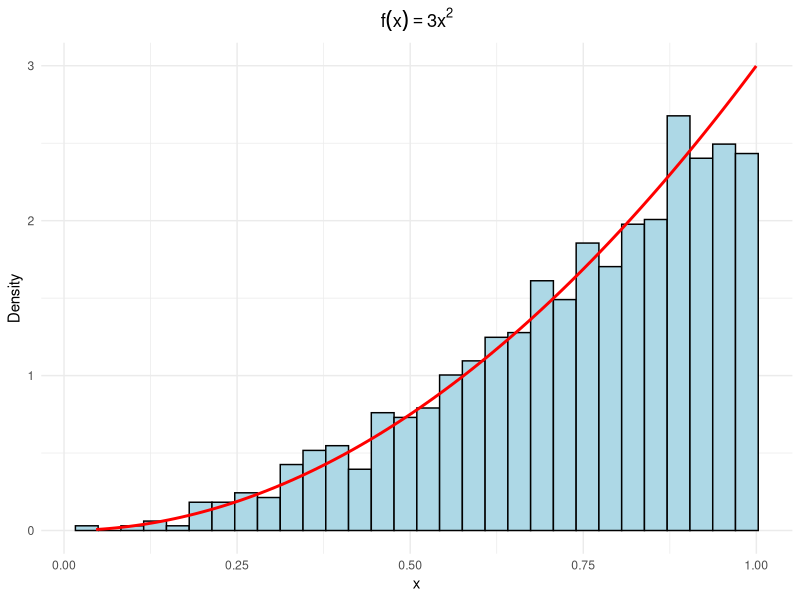
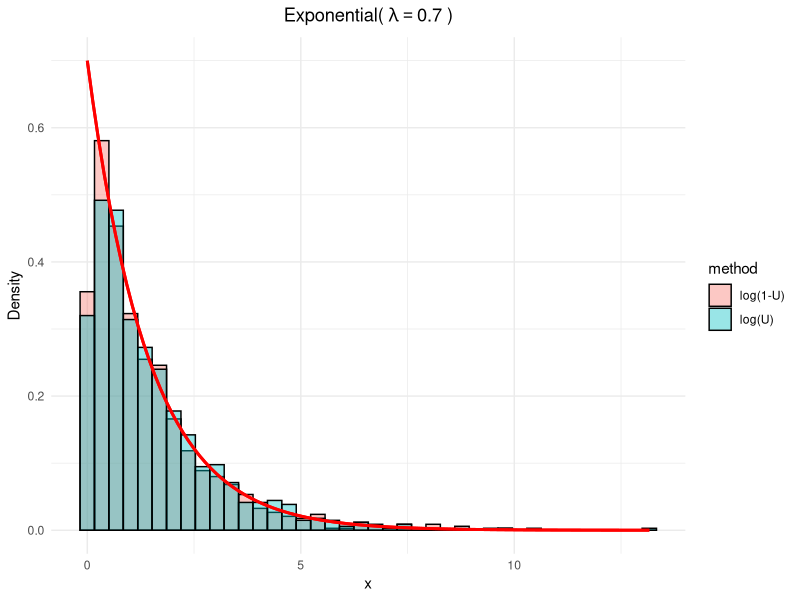
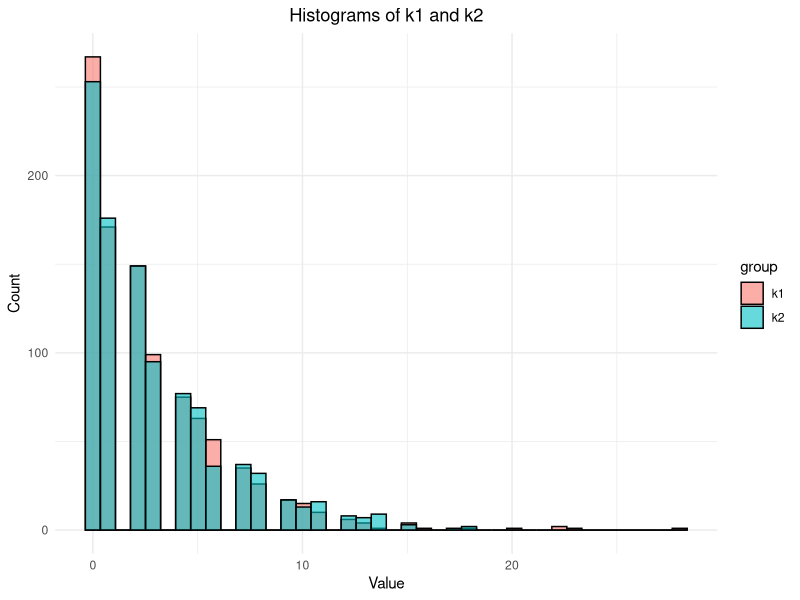

These charts were generated, in order, by the following R code:
## ---- chunk 1
library(ggplot2)

# Set global theme
theme_set(
  theme_minimal() +
    theme(
      plot.title = element_text(hjust = 0.5)  # center title
    )
)
## ---- chunk 2
set.seed(777)
sample(c(0,1), size = 10, replace = TRUE)  # with replacement

# Lottery ticket
sample(1:999999, size = 5, replace = FALSE)

sample(toupper(letters))
## ---- chunk 3
library(ggplot2)
set.seed(777)
N <- 1000
uVec <- runif(N)
xVec <- uVec^(1/3)

df <- data.frame(x = xVec)

# Density histogram with theoretical density overlay
ggplot(df, aes(x)) +
  geom_histogram(aes(y = ..density..), bins = 30,
                 fill = "lightblue", color = "black") +
  stat_function(fun = function(x) 3*x^2,
                color = "red", size = 1) +
  labs(title = expression(f(x) == 3*x^2),
       y = "Density", x = "x")
## ---- chunk 4
set.seed(777)
N <- 1000
lambda <- 0.7
uVec <- runif(N)
xVec_1 <- - (1/lambda) * log(uVec)
xVec_2 <- - (1/lambda) * log(1-uVec)

# Put data into long format for ggplot
df <- data.frame(
  value = c(xVec_1, xVec_2),
  method = rep(c("log(U)", "log(1-U)"), each = N)
)

# Theoretical density function
exp_density <- function(x) lambda * exp(-lambda * x)

# Plot
ggplot(df, aes(x = value, fill = method)) +
  geom_histogram(aes(y = ..density..), bins = 40,
                 position = "identity", alpha = 0.4, color = "black") +
  stat_function(fun = exp_density, color = "red", size = 1) +
  labs(title = bquote("Exponential(" ~ lambda == .(lambda) ~ ")"),
       x = "x", y = "Density") 
## ---- chunk 5
set.seed(777)
n <- 1000
p <- 0.4
u <- runif(n)
x <- as.integer(u > 0.6)  # (u > 0.6) is a logical vector

(m_x <- mean(x));  (v_x <- var(x))
## ---- chunk 6
set.seed(999)
n <- 1000
p <- 0.25
u <- runif(n)
k1 <- ceiling(log(1-u) / log(1-p)) - 1

## ---- chunk 7
k2 <- floor(log(u) / log(1-p))
df <- data.frame(
  value = c(k1, k2),
  group = rep(c("k1", "k2"), each = length(k1))
)

# Plot both histograms side by side
ggplot(df, aes(x = value, fill = group)) +
  geom_histogram(alpha = 0.6, position = "identity", bins = 40, color = "black") +
  labs(title = "Histograms of k1 and k2", x = "Value", y = "Count")
## ---- chunk 8
set.seed(7777)
N <- 1000
ell_accept <- 0       # counter for accepted
iter <- 0       # iterations
y <- rep(0, N)

while (ell_accept < N) {
  u <- runif(1)
  iter <- iter + 1
  x <- runif(1)   # random variate from g
  if (x * (1-x) > u) {
    # we accept x
    ell_accept <- ell_accept + 1
    y[ell_accept] <- x
  }
}

iter


